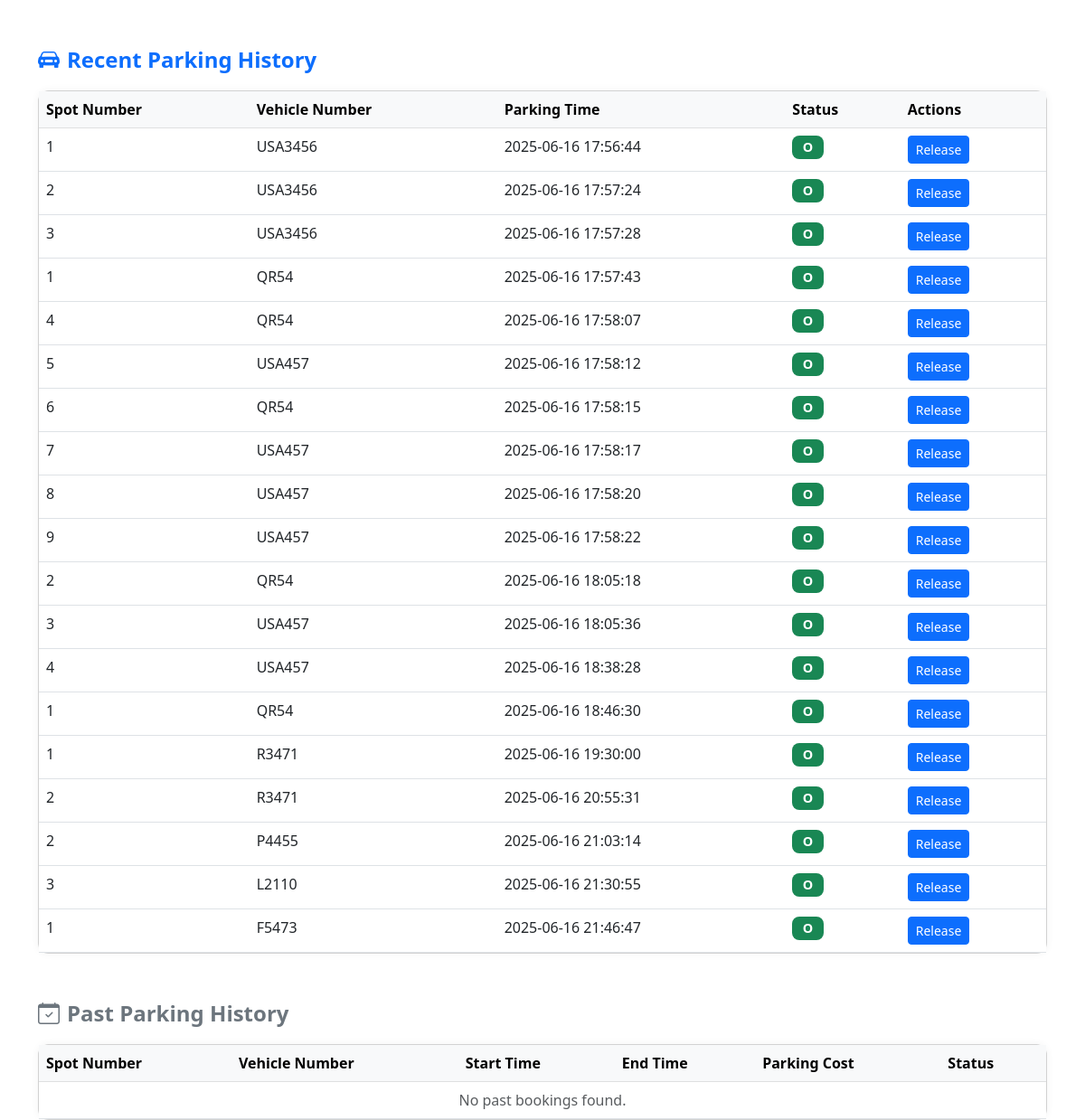
The app's page /history (signed in), older data.
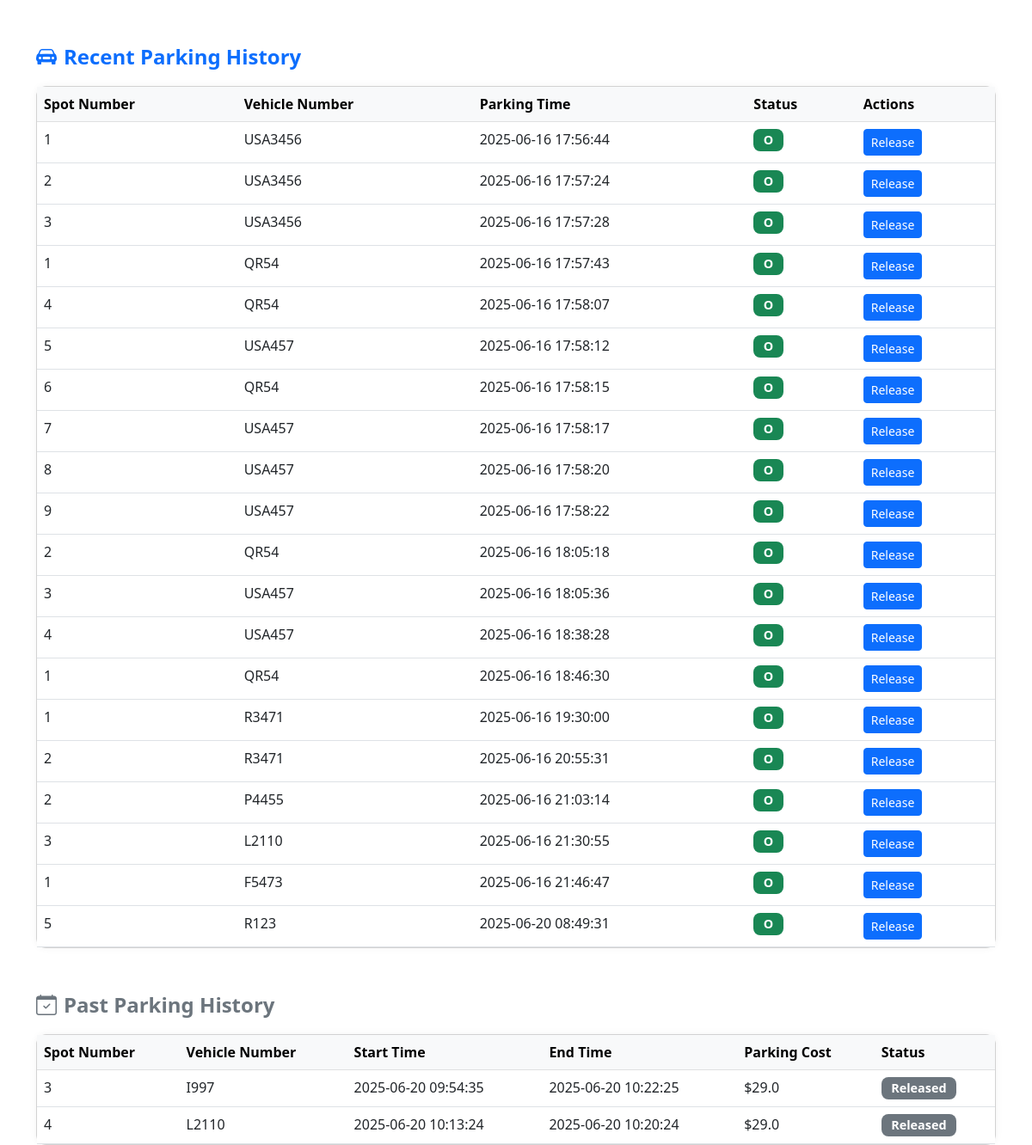
The same page, newer data.
### app.py (models this page shows)
class Booking(db.Model):
    __tablename__ = 'booking'
    id = db.Column(db.Integer, primary_key=True)
    user_id = db.Column(db.Integer, db.ForeignKey('user.id'), nullable=False)
    spot_id = db.Column(db.Integer, db.ForeignKey('parking_spot.id'), nullable=False)
    vehicle_number = db.Column(db.String(20), nullable=False)
    start_time = db.Column(db.DateTime, nullable=False)
    end_time = db.Column(db.DateTime, nullable=True)
    status = db.Column(db.String(20), nullable=False, default='O')
    parking_cost = db.Column(db.Float, nullable=False)
    user = db.relationship('User', back_populates='bookings')
    spot = db.relationship('ParkingSpot', back_populates='bookings')

class ParkingSpot(db.Model):
    __tablename__ = 'parking_spot'
    id = db.Column(db.Integer, primary_key=True)
    parking_id = db.Column(db.Integer, db.ForeignKey('parking.id'), nullable=False)
    spot_number = db.Column(db.Integer, nullable=False)
    status = db.Column(db.String(20), nullable=False, default='A')
    parking = db.relationship('Parking', back_populates='spots')
    bookings = db.relationship('Booking', back_populates='spot', cascade='all, delete-orphan')

### app.py (the view)
@app.route('/history', methods=['GET', 'POST'])
def history():
    if 'username' not in session:
        return redirect(url_for('login'))
    all_bookings = Booking.query.filter_by(user_id=session['user_id']).all()
    recent_bookings = [b for b in all_bookings if b.status.lower().strip() == 'o']
    past_bookings = [b for b in all_bookings if b.status.lower().strip() != 'o']
    return render_template('booking_history.html',
                           recent_bookings=recent_bookings,
                           past_bookings=past_bookings)

### templates/booking_history.html (shortened to what this page needs)
<!DOCTYPE html>
<html lang="en">
<head>
    <link href="https://cdn.jsdelivr.net/npm/bootstrap@5.3.0/dist/css/bootstrap.min.css" rel="stylesheet">
</head>
<body>
<div class="container mt-5">
    <div class="section-title text-primary">
        <i class="bi bi-car-front-fill"></i> Recent Parking History
    </div>
    <div class="card mb-5">
        <div class="card-body p-0">
            <table class="table mb-0">
                <thead class="table-light">
                    <tr>
                        <th>Spot Number</th>
                        <th>Vehicle Number</th>
                        <th>Parking Time</th>
                        <th>Status</th>
                        <th>Actions</th>
                    </tr>
                </thead>
                <tbody>
                    {% for booking in recent_bookings %}
                    <tr>
                        <td>{{ booking.spot.spot_number }}</td>
                        <td>{{ booking.vehicle_number }}</td>
                        <td>{{ booking.start_time.strftime('%Y-%m-%d %H:%M:%S') }}</td>
                        <td>
                          <span class="badge bg-success badge-status">
                            {{ booking.status }}
                          </span>
                        </td>
                        <td>
                            <a href="/release/{{ booking.id }}" class="btn btn-sm btn-primary">Release</a>
                        </td>
                    </tr>
                    {% else %}
                    <tr><td colspan="5" class="text-center text-muted">No recent bookings found.</td></tr>
                    {% endfor %}
                </tbody>
            </table>
        </div>
    </div>
    <div class="section-title text-secondary">
        <i class="bi bi-calendar-check"></i> Past Parking History
    </div>
    <div class="card">
        <div class="card-body p-0">
            <table class="table mb-0">
                <thead class="table-light">
                    <tr>
                        <th>Spot Number</th>
                        <th>Vehicle Number</th>
                        <th>Start Time</th>
                        <th>End Time</th>
                        <th>Parking Cost</th>
                        <th>Status</th>
                    </tr>
                </thead>
                <tbody>
                    {% for booking in past_bookings %}
                    <tr>
                        <td>{{ booking.spot.spot_number }}</td>
                        <td>{{ booking.vehicle_number }}</td>
                        <td>{{ booking.start_time.strftime('%Y-%m-%d %H:%M:%S') }}</td>
                        <td>{{ booking.end_time.strftime('%Y-%m-%d %H:%M:%S') }}</td>
                        <td>${{ booking.parking_cost }}</td>
                        <td>
                            <span class="badge bg-secondary badge-status">{{ booking.status }}</span>
                        </td>
                    </tr>
                    {% else %}
                    <tr><td colspan="6" class="text-center text-muted">No past bookings found.</td></tr>
                    {% endfor %}
                </tbody>
            </table>
        </div>
    </div>
</div>
<link href="https://cdn.jsdelivr.net/npm/bootstrap-icons@1.11.1/font/bootstrap-icons.css" rel="stylesheet">
</body>
</html>

### templates/booking_history.html (style rules this page uses)
.section-title { display: flex; align-items: center; font-size: 1.5rem; font-weight: 600; margin-bottom: 1rem; }
.section-title i { margin-right: 0.5rem; }
.card { border-radius: 0.75rem; box-shadow: 0 0 10px rgba(0,0,0,0.05); }
.badge-status { padding: 0.4em 0.8em; border-radius: 0.5rem; font-size: 0.9rem; }

Row changes from the older to the newer data that the page shows:
added Booking: spot.spot_number "5", vehicle_number "R123", start_time "2025-06-20 08:49:31", status "O"
added Booking: spot.spot_number "3", vehicle_number "I997", start_time "2025-06-20 09:54:35", end_time "2025-06-20 10:22:25", parking_cost "29.0", status "Released"
added Booking: spot.spot_number "4", vehicle_number "L2110", start_time "2025-06-20 10:13:24", end_time "2025-06-20 10:20:24", parking_cost "29.0", status "Released"
Text that changed along with them:
text no longer shown: "No past bookings found."
